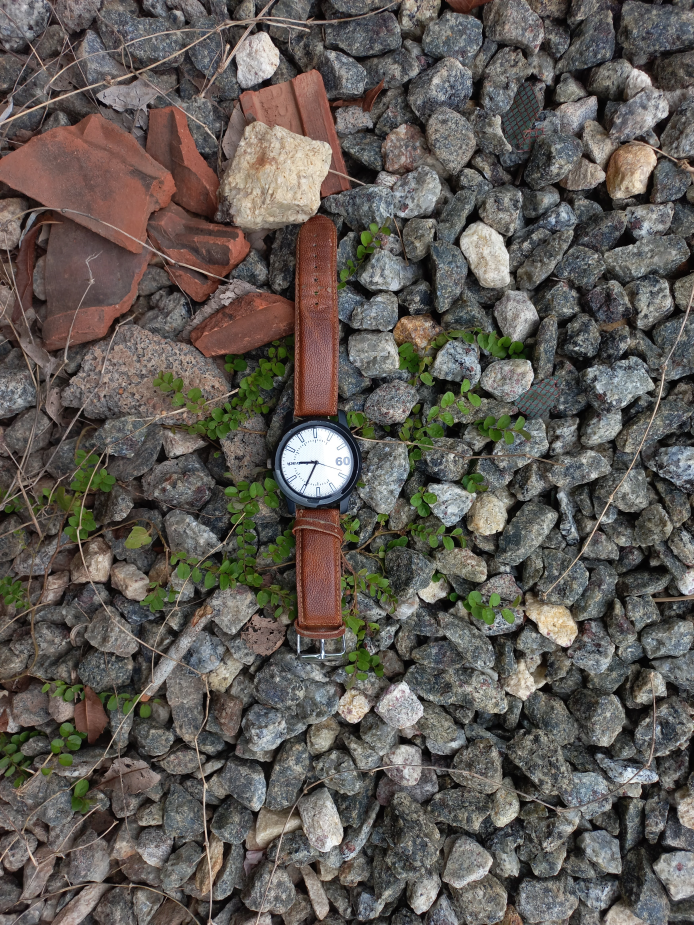
#> input picture getting/watch.jpg, 3468 x 4624 px (shown at 1/5 size)
$ python 05_bitwise-XOR.py
#> lines starting #> are read from the running program, lines starting #| are printed output that depends on the picture
import cv2
image1 = cv2.imread('watch.jpg')
#> image1 is the input picture: shape (4624, 3468, 3); mean B, G, R 84.8, 90.1, 95.3
image1 = cv2.resize(image1,(500,500))
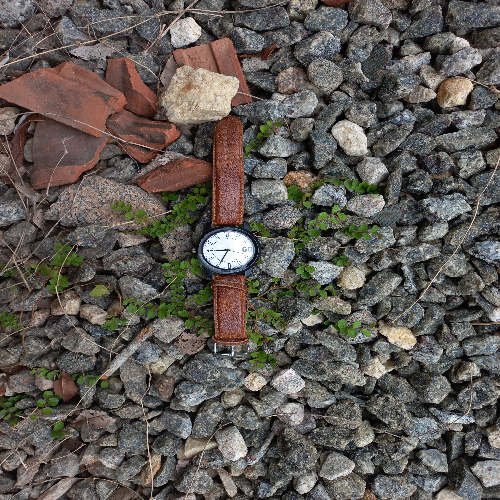
#> image1: shape (500, 500, 3); mean B, G, R 84.7, 90, 95.2

image2 = cv2.imread('road.jpg')
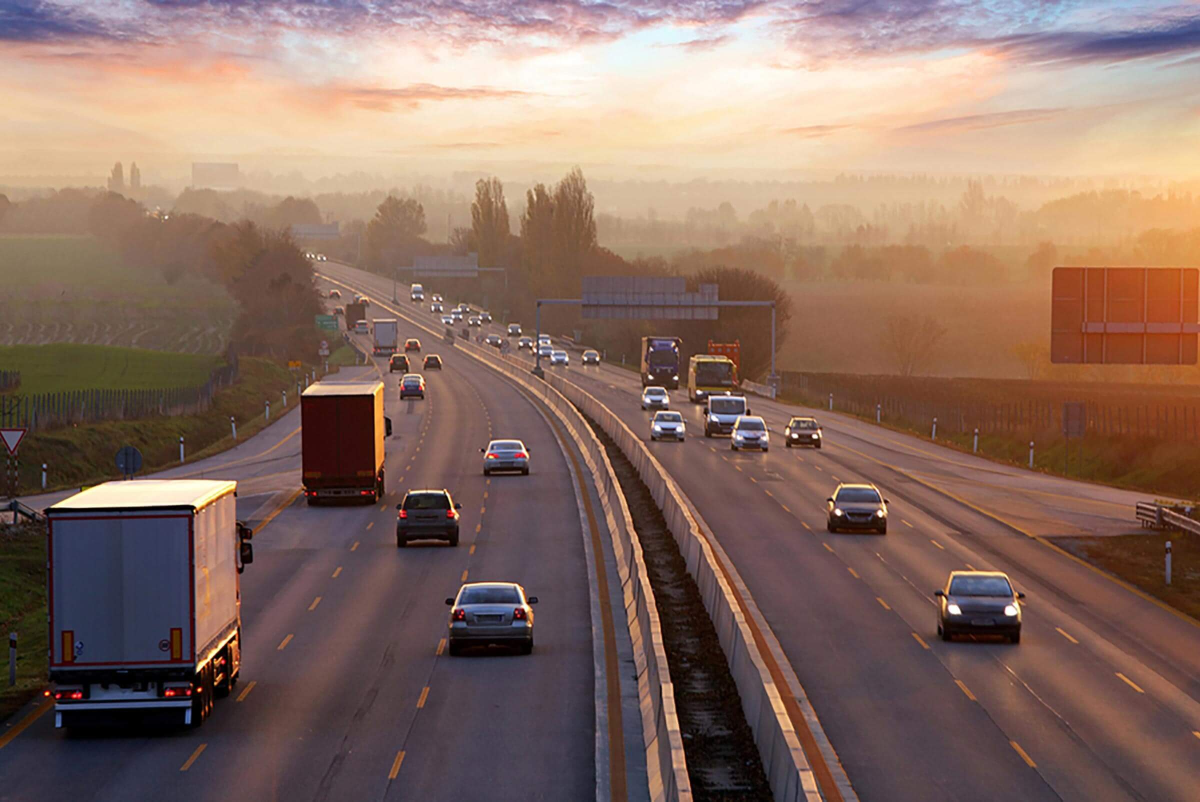
#> input picture getting/road.jpg, 2400 x 1603 px (shown at 1/2 size)
#> image2 is the input picture: shape (1603, 2400, 3); mean B, G, R 98.4, 109.4, 136.3
image2 = cv2.resize(image2,(500,500))
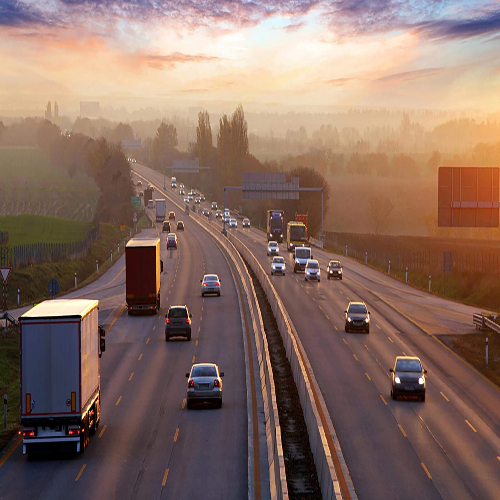
#> image2: shape (500, 500, 3); mean B, G, R 98.3, 109.3, 136.2

dest_xor = cv2.bitwise_or(image2,image1,mask=None)
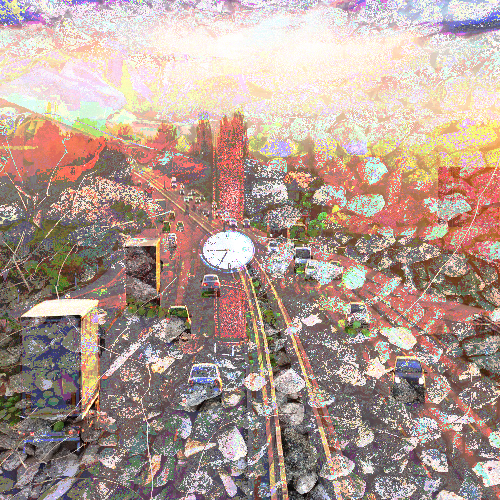
#> dest_xor: shape (500, 500, 3); mean B, G, R 146.2, 155.9, 177.9
cv2.imshow('Bitwise XOR', dest_xor)


if cv2.waitKey(0) & 0xff == 27:
#> (key Esc is pressed here)
    cv2.destroyAllWindows()
